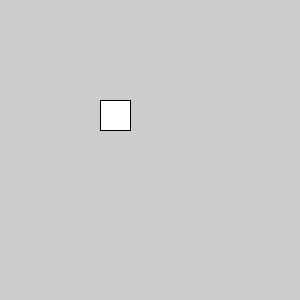
Frame 1 (no input)
Frame 60 (the mouse pressed at the canvas centre just before this capture): identical to frame 1, image omitted
Frame 120 (the mouse held since frame 60 and released just before this capture): identical to frame 1, image omitted

The Processing sketch that drew this single still picture (run headless with seeded random() and noise(); from frame 60 on, the mouse is pressed at the canvas centre):

// Processing sketch: variables_1_enSketch
// ── variables_1_enSketch.pde
int perro = 100; //creamos y asignamos valora a unca variable
float gato = perro*0.3; //creamos y asignamos valor a una variable

void setup() {
  size(300, 300);
}

void draw() {
  rect(perro, perro, gato, gato);//usamos estas variables para un rect
}
